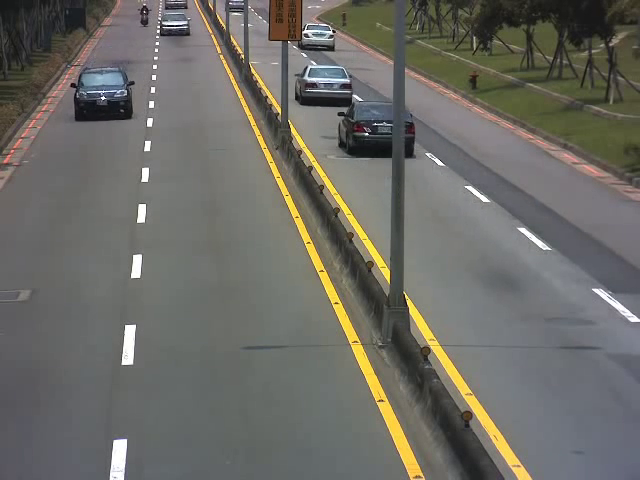
#> input picture frame 24 of video3.mp4, 640 x 480 px
$ python counting.py   (older library calls are emulated)
#> lines starting #> are read from the running program, lines starting #| are printed output that depends on the picture; after the words box and inside, x2 and y2 are one past the last pixel; in counts of white or black regions, pixels touching at a corner belong together
import numpy as np
import cv2


threshold = 600

"""
Opencv api reference:
Labels is a matrix the size of the input image where each element has a value equal to its label.

Stats is a matrix of the stats that the function calculates. It has a length equal to the number of labels and a width equal to the number of stats. It can be used with the OpenCV documentation for it:

Statistics output for each label, including the background label, see below for available statistics. Statistics are accessed via stats[label, COLUMN] where available columns are defined below.

cv2.CC_STAT_LEFT The leftmost (x) coordinate which is the inclusive start of the bounding box in the horizontal direction.
cv2.CC_STAT_TOP The topmost (y) coordinate which is the inclusive start of the bounding box in the vertical direction.
cv2.CC_STAT_WIDTH The horizontal size of the bounding box
cv2.CC_STAT_HEIGHT The vertical size of the bounding box
cv2.CC_STAT_AREA The total area (in pixels) of the connected component
Centroids is a matrix with the x and y locations of each centroid. The row in this matrix corresponds to the label number.


"""
def cluster_analysis(frame,i):
    src = frame
    # You need to choose 4 or 8 for connectivity type
    connectivity = 8
    # Perform the operation
    output = cv2.connectedComponentsWithStats(frame, connectivity, cv2.CV_32S)
    # Get the results
    # The first cell is the number of labels
    num_labels = output[0]
    #print num_labels
    # The second cell is the label matrix
    labels = output[1]

    #print np.count_nonzero(labels)
    # The third cell is the stat matrix
    stats = output[2]
    #print stats
    # The fourth cell is the centroid matrix
    centroids = output[3]
    #print centroids
    k=0
    lis=[]
    for l in stats:
        if l[4]>=threshold:
            lis.append([l[0],l[1],l[0]+l[2], l[1]+l[3]])
    k+=1
    return lis


"""
Capturing the video. opencv provides an
inbuilt api function to work for videos.
It extracts the image one by one.

"""
cap = cv2.VideoCapture('video3.mp4')
ret, frame = cap.read()
#> frame is the input picture: shape (480, 640, 3); mean B, G, R 101.6, 107.7, 108.7
kernel = cv2.getStructuringElement(cv2.MORPH_ELLIPSE,(4,4))
kernel2 = cv2.getStructuringElement(cv2.MORPH_ELLIPSE,(20,20))

fgbg = cv2.createBackgroundSubtractorMOG2()
i=0

"""
This loop will run till the end of the video.
For chaging threshold, change the values at the
declarations at the top.

"""
while True:
    ret, frame = cap.read()
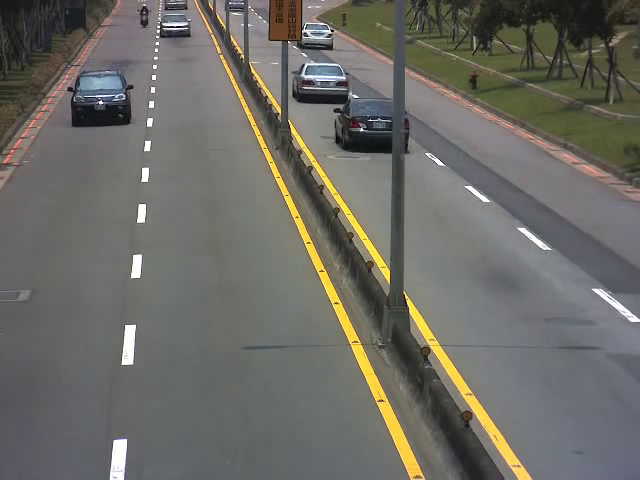
#> input picture frame 25 of video3.mp4, 640 x 480 px
#> frame is the input picture: shape (480, 640, 3); mean B, G, R 101.6, 107.7, 108.8

    fgmask = fgbg.apply(frame)
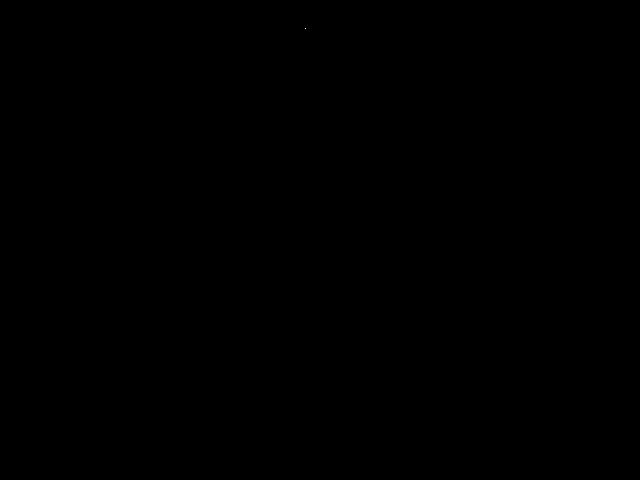
#> fgmask: shape (480, 640); values 127 (black) and 255 (white), 0% white in thin lines or dots, all inside (x1, y1, x2, y2) = (305, 28, 306, 29)

######## Apply Morphological Filtering

    fgmask = cv2.morphologyEx(fgmask, cv2.MORPH_OPEN, kernel)
#> fgmask: shape (480, 640); every value is 127

    fgmask = cv2.morphologyEx(fgmask, cv2.MORPH_CLOSE, kernel2)


######### Apply thresholding. There is no need
######### for Ostu Method. We can remove the shadows from the obtained frame.

    ### shadows turns to backgrounds
    #ret2,img = cv2.threshold(fgmask,0,255,cv2.THRESH_BINARY+cv2.THRESH_OTSU)
    ret, img = cv2.threshold(fgmask, 127, 255, 0)
#> img: shape (480, 640); every value is 0

    #####  Applying Cluster Analysis


    lis = cluster_analysis(img,i)
#> in cluster_analysis, `num_labels = output[0]`: num_labels = 1
#> in cluster_analysis, `labels = output[1]`: labels: shape (480, 640) int32; every value is 0
#> in cluster_analysis, `stats = output[2]`: stats = [[0, 0, 640, 480, 307200]]
#> in cluster_analysis, `centroids = output[3]`: centroids = [[319.5, 239.5]]
#> the loop in cluster_analysis, `for l in stats:` made 1 pass
#> after the loop in cluster_analysis, `for l in stats:`: lis = [[0, 0, 640, 480]]
#> lis = [[0, 0, 640, 480]]
    for l in lis:
        frame = cv2.rectangle(frame,(l[0],l[1]),(l[2],l[3]),(0,0,255),2)
#> this loop made 1 pass

    #######  Drawing the text on the top corner of video frame.
    font = cv2.FONT_HERSHEY_SIMPLEX
    cv2.putText(frame,"Vehicles: " + str(len(lis)-1),(60,60), font, 1,(0,0,255),3)
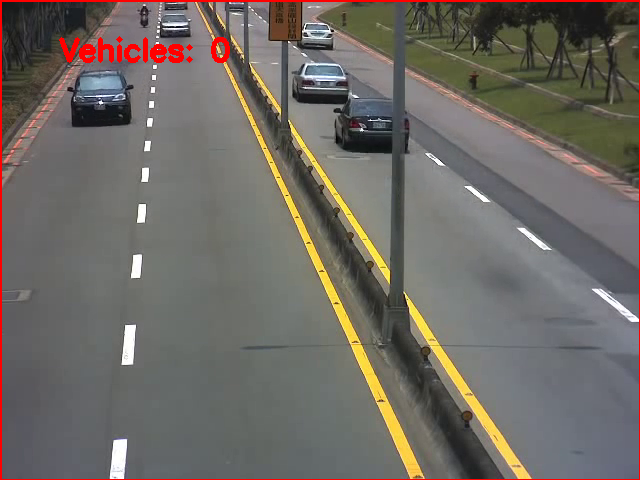
#> frame: shape (480, 640, 3); mean B, G, R 100.1, 106.1, 111.4
    #frame = cv2.fillPoly( frame, pts, 0 )

    ### Printing the frame.
    cv2.imshow('frame',frame)

    k = cv2.waitKey(30) & 0xff
#> (key Esc is pressed here)
    if k == 27:
        break
    i+=1

cap.release()
cv2.destroyAllWindows()

$ run again, starting later in the video
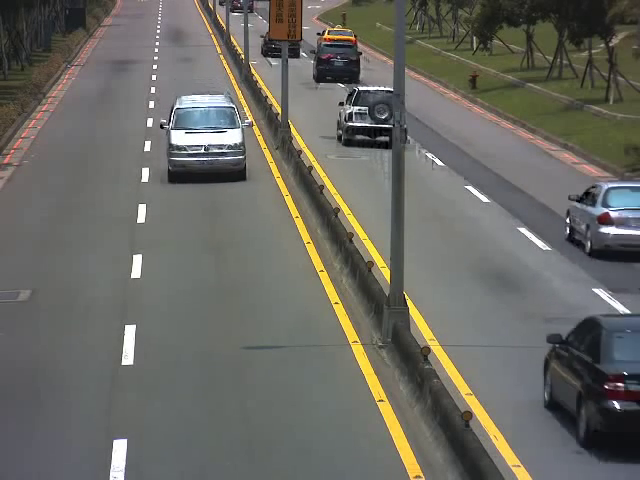
#> input picture frame 111 of video3.mp4, 640 x 480 px
#> frame is the input picture: shape (480, 640, 3); mean B, G, R 99, 105.4, 106
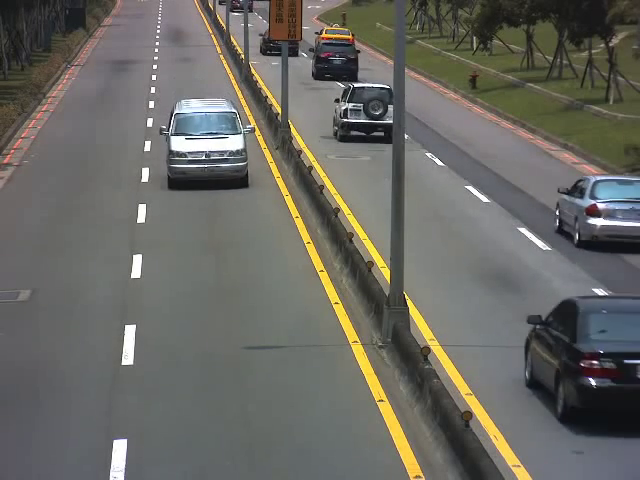
#> input picture frame 112 of video3.mp4, 640 x 480 px
#> frame is the input picture: shape (480, 640, 3); mean B, G, R 98.8, 104.8, 105.6
#> fgmask: shape (480, 640); every value is 127
#> img: shape (480, 640); every value is 0
#> num_labels = 1
#> labels: shape (480, 640) int32; every value is 0
#> stats = [[0, 0, 640, 480, 307200]]
#> centroids = [[319.5, 239.5]]
#> the loop in cluster_analysis, `for l in stats:` made 1 pass
#> after the loop in cluster_analysis, `for l in stats:`: lis = [[0, 0, 640, 480]]
#> the loop `for l in lis:` made 1 pass
#> `cv2.putText(frame,"Vehicles: " + str(len(lis)-1),(60,60), font, 1,(0,0..`:
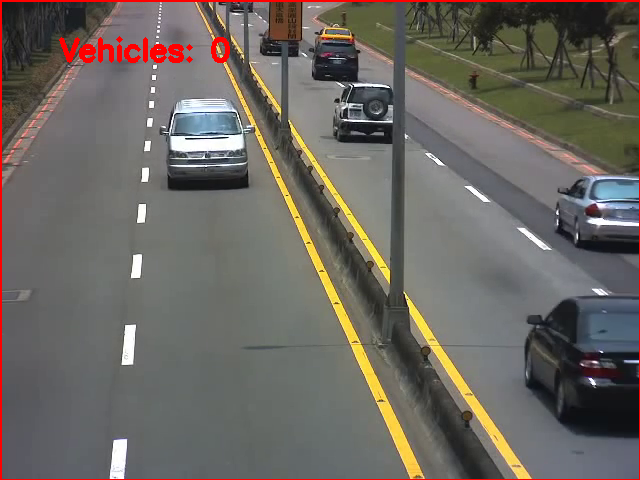
#> frame: shape (480, 640, 3); mean B, G, R 97.3, 103.3, 108.3

$ run again, starting later in the video
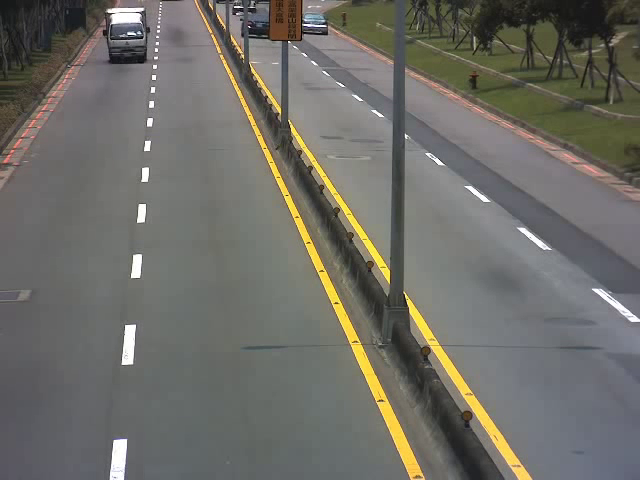
#> input picture frame 197 of video3.mp4, 640 x 480 px
#> frame is the input picture: shape (480, 640, 3); mean B, G, R 103.2, 109.5, 110.6
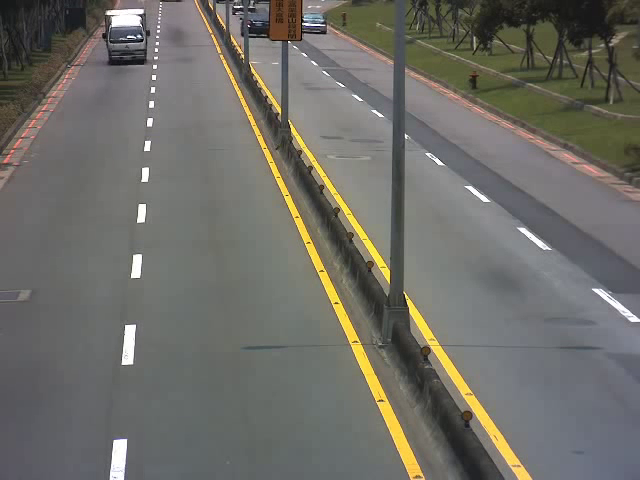
#> input picture frame 198 of video3.mp4, 640 x 480 px
#> frame is the input picture: shape (480, 640, 3); mean B, G, R 103.2, 109.5, 110.7
#> img: shape (480, 640); every value is 0
#> num_labels = 1
#> labels: shape (480, 640) int32; every value is 0
#> stats = [[0, 0, 640, 480, 307200]]
#> centroids = [[319.5, 239.5]]
#> the loop in cluster_analysis, `for l in stats:` made 1 pass
#> after the loop in cluster_analysis, `for l in stats:`: lis = [[0, 0, 640, 480]]
#> the loop `for l in lis:` made 1 pass
#> `cv2.putText(frame,"Vehicles: " + str(len(lis)-1),(60,60), font, 1,(0,0..`:
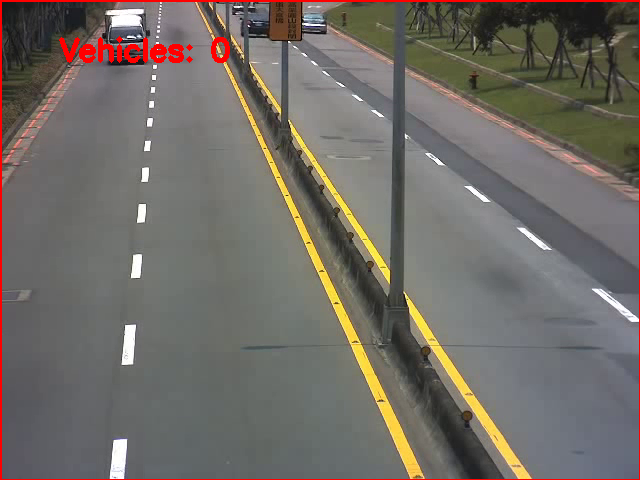
#> frame: shape (480, 640, 3); mean B, G, R 101.7, 108, 113.5
